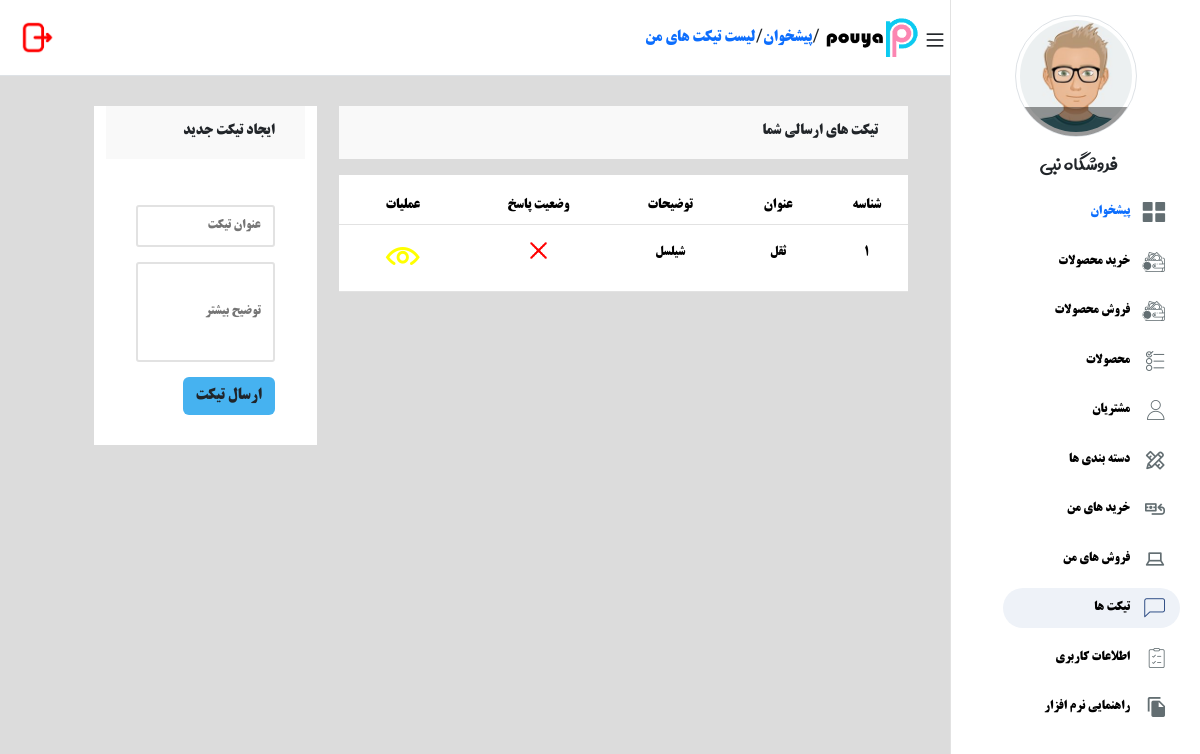
/tickets/ (signed in), run on the app's committed database.
### accounts/models.py (models this page shows, shortened)
class User(AbstractBaseUser):
    fullname = models.CharField(max_length=200, null=True, blank=True, verbose_name="نام و نام خانوادگی")
    phone = models.CharField(max_length=12, unique=True, verbose_name="شماره تماس")
    name_shop = models.TextField(blank=True,null=True)
    is_active = models.BooleanField(default=True, verbose_name="فعال")
    is_admin = models.BooleanField(default=False, verbose_name="ادمین")
    email = models.EmailField(null=True, blank=True, verbose_name="ایمیل")
    discription = models.TextField(max_length=300, null=True, blank=True, verbose_name="توضیحات کاربر")
    created_at = models.DateTimeField(auto_now=True, verbose_name="تاریخ اضافه شدن")
    image = models.ImageField(upload_to="user_image", null=True, blank=True, verbose_name="عکس پروفایل")
    address = models.TextField(null=True,blank=True,verbose_name="ادرس کاربر")
    objects = MyUserManager()
    USERNAME_FIELD = "phone"
    class Meta:
        verbose_name = "کاربر"
        verbose_name_plural = "کاربر ها "

class Ticket(models.Model):
    user = models.ForeignKey(User, on_delete=models.CASCADE)
    title = models.CharField(max_length=255)
    discription = models.TextField(max_length=300, null=True, blank=True, verbose_name="توضیحات مدیر")
    status = models.BooleanField(default=False)
    awnser = models.TextField(null=True,blank=True)
    created_at = models.DateTimeField(auto_now_add=True,null=True,blank=True, verbose_name="تاریخ اضافه شدن")
    class Meta:
        verbose_name = "تیکت "
        verbose_name_plural = "تیکت ها"

### accounts/views.py (the view, shortened to what this page needs)
# urls.py: path("tickets/",login_required(views.TicketView.as_view()),name="tickets"),
class TicketView(View):
    def get(self,request):
        tickets = Ticket.objects.filter(user=request.user)
        return render(request,"accounts/tickets.html",{"tickets":tickets})

### accounts/templates/accounts/tickets.html (shortened to what this page needs)
{% extends 'base.html' %}
{% load static %}
{% load humanize %}
{% block content %}
<div class="content">
    <div class="header d-flex item-center bg-white width-100 border-bottom ">
        <div class="header__right d-flex flex-grow-1 item-center">
            <span class="bars"></span>
                <img style="margin-right: 5px;" width="100" height="45" src="{% static 'img/logo3.png' %}"/>
                /
                        <a style="text-decoration: none;" href="{% url 'home:index' %}" title="پیشخوان">پیشخوان</a>/
                        <a style="text-decoration: none;" href="{% url 'accounts:tickets' %}" title="پیشخوان">لیست تیکت های من  </a>
        </div>
        <div class="header__left d-flex flex-end item-center margin-top-2">
            <a
            type="button"
            data-bs-toggle="modal"
            data-bs-target="#logout"
            data-bs-whatever="@mdo">
                <img width="35" height="35" src="{% static 'img/logout2.png' %}"/>
        </a>
        </div>
    </div>
    <div class="main-content padding-0 categories" style="background-color: #dcdcdc;height: 720px;">
        <div class="row no-gutters  ">
            <div class="col-8 margin-left-10 margin-bottom-15 border-radius-3">
                <p class="box__title">تیکت های ارسالی شما </p>
                {% if tickets %}
                <div class="table__box">
                    <table class="table">
                        <thead role="rowgroup">
                        <tr role="row" class="title-row">
                            <th>شناسه</th>
                            <th>عنوان </th>
                            <th>توضیحات </th>
                            <th>وضعیت پاسخ </th>
                            <th>عملیات</th>
                        </tr>
                        </thead>
                        <tbody>
                            {% for i in tickets %}
                            <tr role="row" class="">
                                <td><a class="text-black text-decoration-none" href="{% url 'accounts:ticket-detail' i.id %}">{{i.id}}</a></td>
                                <td><a class="text-black text-decoration-none" href="{% url 'accounts:ticket-detail' i.id %}">{{i.title}}</a></td>
                                <td><a>{{i.discription}}</a></td>
                                <td>
                                    {% if i.status %}
                                    <img
                                      style="width: 25px; height: 25px;margin-top: 5px;"
                                      src="{% static 'img/true.png' %}"
                                    />
                                    {% else %}
                                    <img
                                      style="width: 25px; height: 25px;margin-top: 5px;"
                                      src="{% static 'img/false.png' %}"
                                    />
                                    {% endif %}
                                  </td>
                                  <td>
                                    <a style="text-decoration: none;"  class="item-eye " href="{% url 'accounts:ticket-detail' i.id %}" title="مشاهده"></a>
                                </td>
                            </tr>
                            {% endfor %}
                        </tbody>
                    </table>
                </div>
                    {% else %}
                    <div class="tab__box" style="display: flex;justify-content: center; align-items: center;background-color: red;padding: 20px 0px;color: white;">
                        شما هیچ تیکتی ارسال نکرده اید
                      </div>
                    {% endif %}
            </div>
            <div class="col-lg-3 bg-white">
                  <p class="box__title">ایجاد تیکت  جدید</p>
                  <form  method="post" class="padding-30">
                      <input name="title" type="text" placeholder="عنوان تیکت " class="text">
                      <input name="discription" style="height: 100px;" type="text" placeholder="توضیح بیشتر " class="text">
                      <button type="submit" class="btn btn-netcopy_net">ارسال تیکت </button>
                  </form>
            </div>
        </div>
    </div>
</div>
{% endblock %}

### templates/includes/menu_sidebar.html (shortened to what this page needs)
{% load static %}
{% if request.user.is_authenticated %}
<div class="sidebar__nav border-top border-left  ">
    <div class="profile__info border cursor-pointer text-center">
        <div class="avatar__img"><img src="{% static 'img/pro.jpg' %}" class="avatar___img">
            <div class="box__camera default__avatar"></div>
        </div>
        <span class="profile__name">{{request.user.name_shop}}</span>
    </div>
    <ul>
      {% if request.resolver_match.url_name == 'dashboard' %}
      <li class="item-li i-dashboard is-active"><a style="text-decoration: none;" style="text-decoration: none;color: #2B4A83;"  href="{% url 'accounts:dashboard' %}">پیشخوان</a></li>
      {% else %}
      <li class="item-li i-dashboard "><a style="text-decoration: none;" style="text-decoration: none;color: black;"  href="{% url 'accounts:dashboard' %}">پیشخوان</a></li>
      {% endif %}
      {% if request.resolver_match.url_name == 'new_shop' %}
      <li class="item-li i-my__peyments is-active"><a style="text-decoration: none;color: black;"  href="{% url 'shopping:new_shop' %}">خرید محصولات</a></li>
      {% else %}
      <li class="item-li i-my__peyments"><a style="text-decoration: none;color: black;"  href="{% url 'shopping:new_shop' %}">خرید محصولات</a></li>
      {% endif %}
      {% if request.resolver_match.url_name == 'new_sale' %}
      <li class="item-li i-my__peyments is-active"><a style="text-decoration: none;color: black;"  href="{% url 'sale:new_sale' %}">فروش محصولات</a></li>
      {% else %}
      <li class="item-li i-my__peyments"><a style="text-decoration: none;color: black;"  href="{% url 'sale:new_sale' %}">فروش محصولات</a></li>
      {% endif %}
        {% if request.resolver_match.url_name == 'list_p' or request.resolver_match.url_name == 'detail_p' %}
        <li class="item-li i-courses is-active"><a style="text-decoration: none;color: #2B4A83;"  href="{% url 'product:list_p' %}"> محصولات  </a></li>
        {% else %}
        <li class="item-li i-courses"><a style="text-decoration: none;color: black;"  href="{% url 'product:list_p' %}"> محصولات  </a></li>
        {% endif %}
        {% if request.resolver_match.url_name == 'list_customer' or request.resolver_match.url_name == 'detail_customer' %}
        <li class="item-li i-users is-active"><a style="text-decoration: none;color: black;"  href="{% url 'customer:list_customer' %}"> مشتریان   </a></li>
        {% else %}
        <li class="item-li i-users"><a style="text-decoration: none;color: black;"  href="{% url 'customer:list_customer' %}"> مشتریان   </a></li>
        {% endif %}
        {% if request.resolver_match.url_name == 'list_p_c' %}
        <li class="item-li i-categories is-active"><a style="text-decoration: none;color: black;"  href="{% url 'product:list_p_c' %}">دسته بندی ها</a></li>
        {% else %}
        <li class="item-li i-categories"><a style="text-decoration: none;color: black;"  href="{% url 'product:list_p_c' %}">دسته بندی ها</a></li>
        {% endif %}
        {% if request.resolver_match.url_name == 'list_shop' or request.resolver_match.url_name == 'detail_shop' %}
        <li class="item-li i-checkout__request is-active"><a style="text-decoration: none;color: black;"  href="{% url 'shopping:list_shop' %}">خرید های من </a></li>
        {% else %}
        <li class="item-li i-checkout__request "><a style="text-decoration: none;color: black;"  href="{% url 'shopping:list_shop' %}">خرید های من  </a></li>
        {% endif %}
        {% if request.resolver_match.url_name == 'list_sale' or request.resolver_match.url_name == 'detail_sale' %}
        <li class="item-li i-banners is-active"><a  style="text-decoration: none;color: black;" href="{% url 'sale:list_sale' %}">فروش های من </a></li>
        {% else %}
        <li class="item-li i-banners"><a  style="text-decoration: none;color: black;" href="{% url 'sale:list_sale' %}">فروش های من </a></li>
        {% endif %}
          {% if request.resolver_match.url_name == 'tickets'  %}
          <li class="item-li i-tickets is-active"><a  style="text-decoration: none;color: black;" href="{% url 'accounts:tickets' %}"> تیکت ها</a></li>
          {% else %}
          <li class="item-li i-tickets"><a  style="text-decoration: none;color: black;" href="{% url 'accounts:tickets' %}"> تیکت ها</a></li>
            {% endif %}
            {% if request.resolver_match.url_name == 'edit-profile'  %}
            <li class="item-li i-user__inforamtion is-active"><a style="text-decoration: none;color: black;"  href="{% url 'accounts:edit-profile' %}">اطلاعات کاربری</a></li>
            {% else %}
            <li class="item-li i-user__inforamtion"><a style="text-decoration: none;color: black;"  href="{% url 'accounts:edit-profile' %}">اطلاعات کاربری</a></li>
            {% endif %}
            {% if request.resolver_match.url_name == 'edit-profile'  %}
            <li class="item-li i-articles is-active"><a style="text-decoration: none;color: black;"  href="{% url 'about:guidance-us' %}">راهنمایی نرم افزار</a></li>
            {% else %}
            <li class="item-li i-articles"><a style="text-decoration: none;color: black;"  href="{% url 'about:guidance-us' %}">راهنمایی نرم افزار</a></li>
            {% endif %}
    </ul>
</div>
{% endif %}

### static/css/responsive_991.css (style rules this page uses)
.sidebar__nav { right: -250px; }
.content { margin-right: 0 !important; }
.bars { display: block !important; }
.sidebar__nav ul li.is-active a { color: #2b4a83 !important; background-color: #eef2f8 !important; }
.col-8 { -webkit-box-flex: 0; -ms-flex: 0 0 calc(100%); flex: 0 0 calc(100%); max-width: calc(100%); }

### data on the page
User: user.name_shop "فروشگاه نبی"
Ticket: id "1", title "ثقل", discription "شیلسل", status False (drawn)
